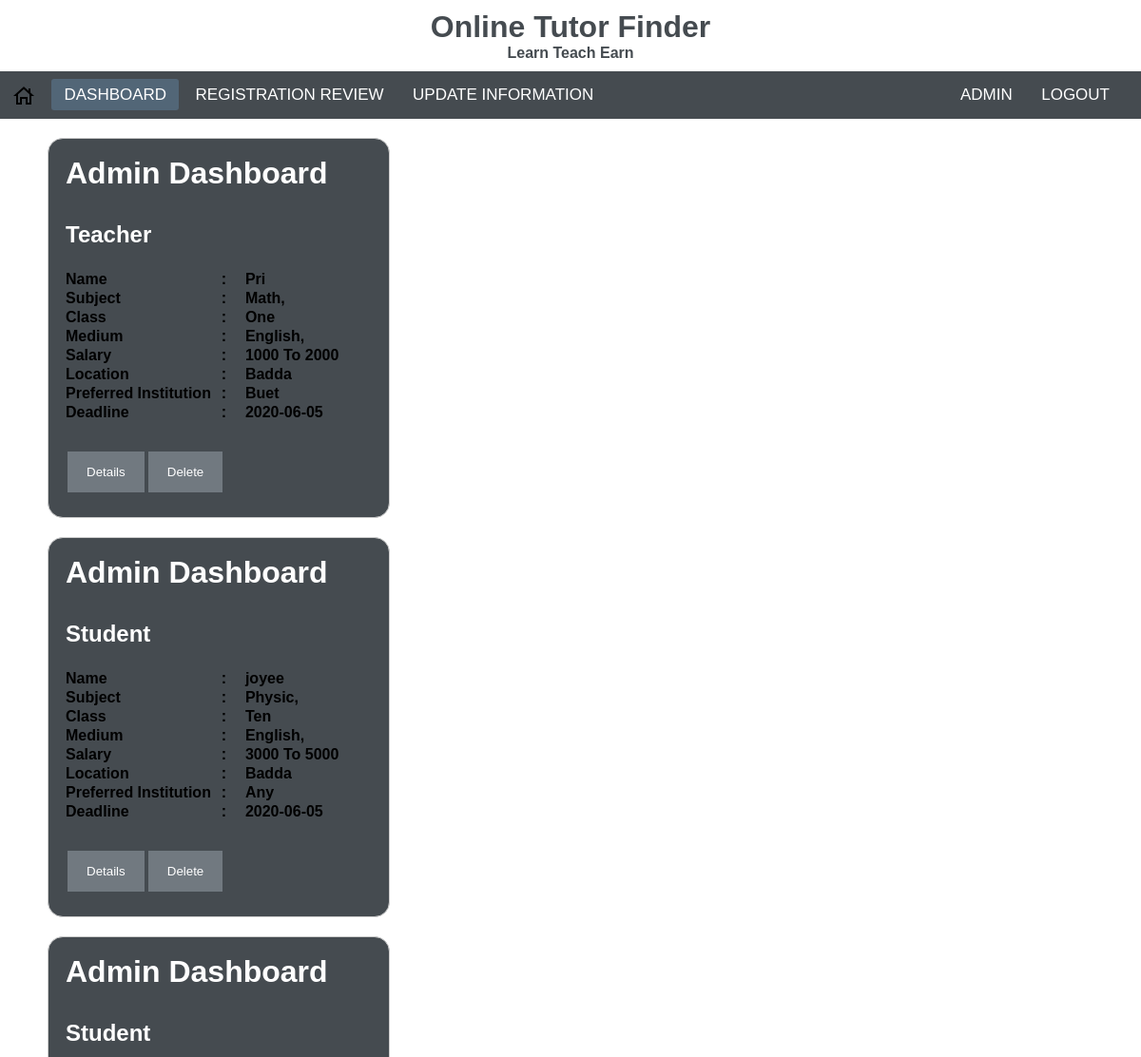
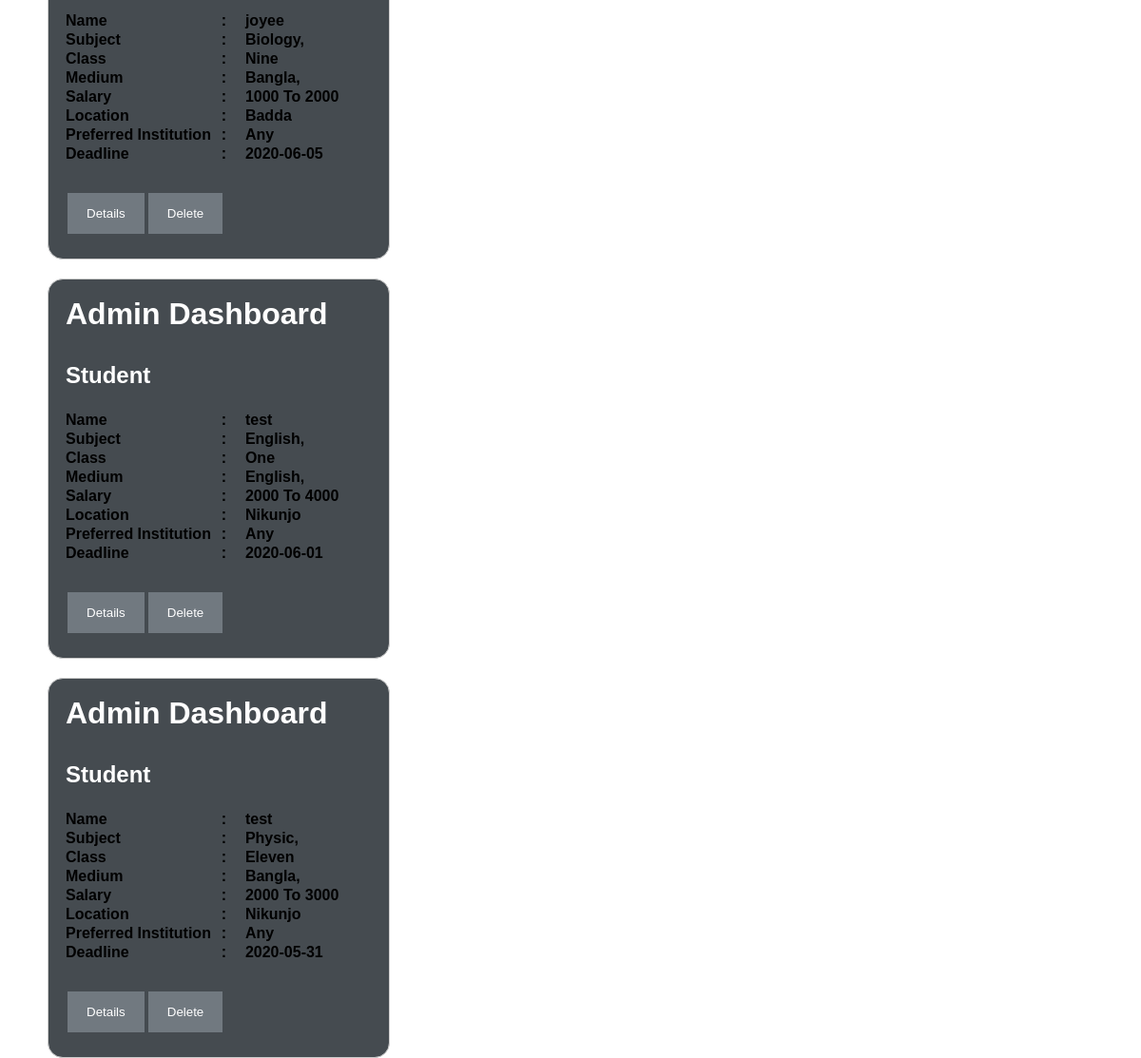
Screenshot of /Dashboard.php with the database file from the repository (2 pictures, top to bottom).
### tables this page shows
CREATE TABLE `post` (
  `id` int(11) NOT NULL,
  `medium` varchar(100) NOT NULL,
  `subject` varchar(255) NOT NULL,
  `class` varchar(100) NOT NULL,
  `location` varchar(255) NOT NULL,
  `lowSal` int(100) NOT NULL,
  `highSal` int(100) NOT NULL,
  `institution` varchar(150) NOT NULL,
  `preftime` varchar(150) NOT NULL,
  `deadline` date NOT NULL,
  `userIdFk` int(10) NOT NULL,
  `name` varchar(50) NOT NULL,
  `status` varchar(10) NOT NULL
);

### Dashboard.php (the view, shortened to what this page needs)
<!DOCTYPE html>
<html lang="en">
<head>
    <link rel="stylesheet" type="text/css" href="css/style.css">
</head>
<body>
    <div class="header">
        <h1>Online Tutor Finder</h1>
        <h4>Learn Teach Earn</h4>
    </div>
    <nav>
        <ul>
            <li><a  href="Dashboard.php"><img align="center" src="image/home.png"></a></li>
            <li><a class="active" href="Dashboard.php">Dashboard</a></li>
             <li><a href="RegistrationReview.php">Registration Review</a></li>
            <li><a href="UpdateSystemInfo.php">Update Information</a></li>
        </ul>
        <ul class="r">
           <li><a href="profile.php">Admin</a></li>
            <li><a href="logout.php">Logout</a></li>
        </ul>
	</nav>
	<?php
	include 'control/connection.php';
		$q = "SELECT * FROM `post` ORDER BY `id` DESC";
		$query = mysqli_query($con,$q);
		while($res = mysqli_fetch_array($query)){
	?>
	<form  action="#" method="POST" class="newsfeed-form">
	     <table>
		 	<tr>
                <th>
                    <h1 style="margin-bottom: 30px "><label for="">Admin Dashboard</label></h1>
                </th>
            </tr>
		 	<tr>
			 <?php
					if($res['status']==1){
				?>
				<th	align="left" style="margin: 10px;font-size:150%"><label for="">Student</label>
                </th>
				<?php
					}
					else if($res['status']==2){
				?>
					<th
                    align="left" style="margin: 10px;font-size:150%"><label for="">Teacher</label>
                </th>
				<?php
					}
				?>
            </tr>
			</table>
			<table>
			<tr>
			<th align="left"> Name </th>
			<th align="left">: &nbsp; &nbsp</th>
			<th align="left"><?php echo $res['name'] ?></th>
			</tr>
			<tr>
			<th align="left"> Subject </th>
			<th align="left">: &nbsp; &nbsp</th>
			<th align="left"><?php echo $res['subject'] ?></th>
			</tr>
			 <tr>
			<th align="left"> Class
				</th>
				<th align="left">: &nbsp; &nbsp;</th>
				<th align="left"> <?php echo $res['class'] ?> </th>
			</tr>
			<tr>
			<th align="left"> Medium
				</th>
				<th align="left">: &nbsp; &nbsp;</th>
				<th align="left"><?php echo $res['medium'] ?></th>
			</tr>
			<tr>
			<th align="left"> Salary
				</th>
				<th align="left">: &nbsp; &nbsp;</th>
				<th align="left"><?php echo $res['lowSal'] ." To ". $res['highSal']; ?></th>
			</tr>
			<tr>
			<th align="left"> Location
				</th>
				<th align="left">: &nbsp; &nbsp;</th>
				<th align="left"><?php echo $res['location'] ?></th>
			</tr>
			<tr>
			<th align="left"> Preferred Institution &nbsp;
				</th>
				<th align="left">: &nbsp; &nbsp;</th>
				<th align="left"><?php echo $res['institution'] ?></th>
			</tr>
				<tr>
			<th align="left"> Deadline
				</th>
				<th align="left">: &nbsp; &nbsp;</th>
				<th align="left"><?php echo $res['deadline'] ?></th>
			</tr>
			</table>
			<table>
			 <tr>
			 <tr>
                <td><th align="left"><button > <a style="color:white;" href="details.php?id=<?php echo $res['userIdFk']; ?>" > Details </a> </button></th></td>
                <td><th align="left"><button > <a style="color:white;" href="control/delete.php?id=<?php echo $res['id']; ?>" > Delete </a> </button></th></td>
            </tr>
            </tr>
			</table>
	</form>
    <?php
		}
	?>
</body>
</html>

### css/style.css (style rules this page uses)
* { padding: 0; margin: 0; text-decoration: none; list-style: none; box-sizing: border-box; }
nav { background: #454b50; height: 50px; width: 100%; }
nav ul { float: left; margin-right: 20px; }
nav ul.r { float: right; margin-right: 20px; }
nav ul li { display: inline-block; line-height: 50px; margin: 0px; }
nav ul li a { color: white; font-size: 17px; padding: 7px 13px; border-radius: 3px; text-transform: uppercase; }
a.active,a:hover { background: #526677; transition: .2s; }
body { font-family: 'Gill Sans', 'Gill Sans MT', Calibri, 'Trebuchet MS', sans-serif; }
.header { text-align: center; color: #454b50; margin: 10px; }
.newsfeed-form { margin-left: 50px; margin-top: 20px; width: 30%; padding: 1em; border-radius: 1em; border: 1px solid #CCC; background-color: #454b50; }
label { color: white; }
button { background-color:#717980; color: white; padding: 14px 20px; margin: 8px 0; border: none; cursor: pointer; }

### rows the page displays
post: status "Teacher", name "Pri", subject "Math,", class "One", medium "English,", lowSal "1000", highSal "2000", location "Badda", institution "Buet", deadline "2020-06-05"
post: status "Student", name "joyee", subject "Physic,", class "Ten", medium "English,", lowSal "3000", highSal "5000", location "Badda", institution "Any", deadline "2020-06-05"
post: status "Student", name "joyee", subject "Biology,", class "Nine", medium "Bangla,", lowSal "1000", highSal "2000", location "Badda", institution "Any", deadline "2020-06-05"
post: status "Student", name "test", subject "English,", class "One", medium "English,", lowSal "2000", highSal "4000", location "Nikunjo", institution "Any", deadline "2020-06-01"
post: status "Student", name "test", subject "Physic,", class "Eleven", medium "Bangla,", lowSal "2000", highSal "3000", location "Nikunjo", institution "Any", deadline "2020-05-31"
